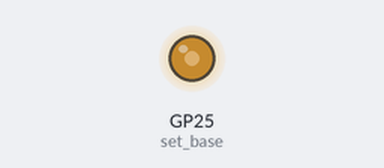
Simulated run of this program. Board: Raspberry Pi Pico running MicroPython. Shown: output pins drawn as LEDs (lit = HIGH). At 0.1 s the program stops and its outputs stay as they are.

Above: at 0.1 s.
Timing chart, 0 to 1.6 s (numbered marks = the images above):
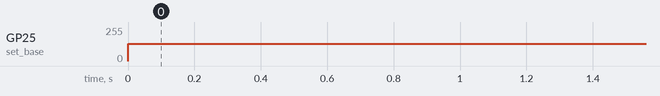

The program:

pioBlink.py
```python
import time
import rp2
from machine import Pin

@rp2.asm_pio(set_init=rp2.PIO.OUT_LOW)
def blink():
    wrap_target()
    set(pins, 1)
    set(pins, 0)
    wrap()

sm = rp2.StateMachine(0, blink, freq=20000000, set_base=Pin(25))

sm.active(1)
```

Measured:
- by itself, GP25 (set_base): 0/255 → 128/255 at 0.00 s
